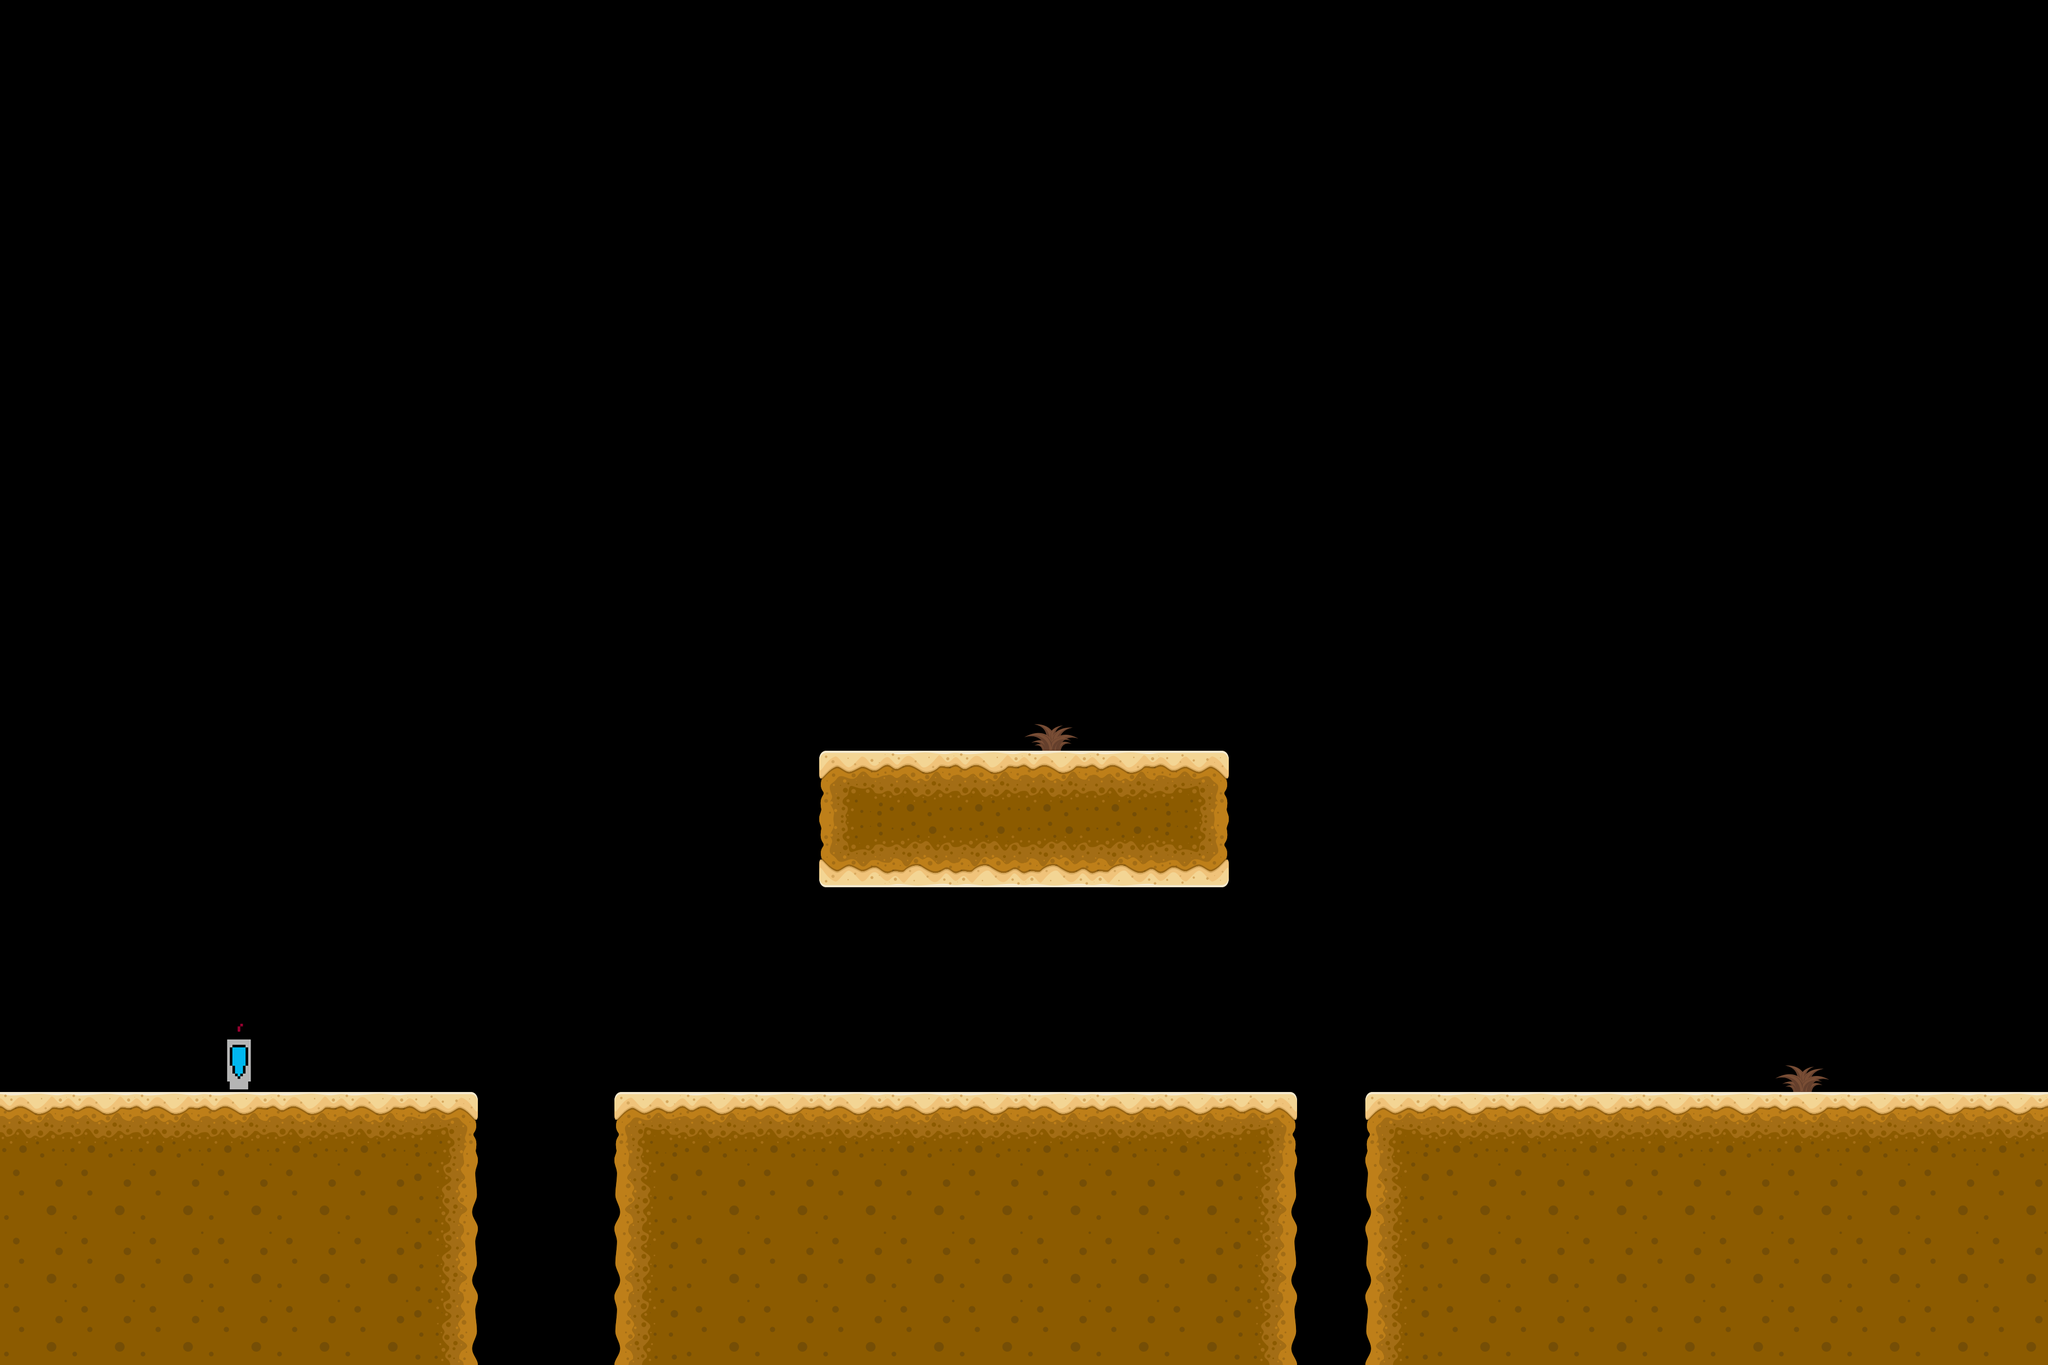

This game map was drawn from its Tiled (.tmx) file and the tilesets committed beside it. A one-line description and the full map source follow:
An orthogonal 30x20 tile map with 128x128 px tiles, 2 tile layers (Sol, Objets), 13 tilesets and 1 object.

<map version="1.10" tiledversion="1.10.2" orientation="orthogonal" renderorder="right-down" width="30" height="20" tilewidth="128" tileheight="128" infinite="0" nextlayerid="4" nextobjectid="4">
 <tileset firstgid="1" name="1" tilewidth="128" tileheight="128" tilecount="1" columns="1">
  <image source="png/Tile/1.png" width="128" height="128" />
 </tileset>
 <tileset firstgid="2" name="2 R" tilewidth="128" tileheight="128" tilecount="1" columns="1">
  <image source="png/Tile/2 R.png" width="128" height="128" />
 </tileset>
 <tileset firstgid="3" name="2" tilewidth="128" tileheight="128" tilecount="1" columns="1">
  <image source="png/Tile/2.png" width="128" height="128" />
 </tileset>
 <tileset firstgid="4" name="3" tilewidth="128" tileheight="128" tilecount="1" columns="1">
  <image source="png/Tile/3.png" width="128" height="128" />
 </tileset>
 <tileset firstgid="5" name="4" tilewidth="128" tileheight="128" tilecount="1" columns="1">
  <image source="png/Tile/4.png" width="128" height="128" />
 </tileset>
 <tileset firstgid="6" name="5" tilewidth="128" tileheight="128" tilecount="1" columns="1">
  <image source="png/Tile/5.png" width="128" height="128" />
 </tileset>
 <tileset firstgid="7" name="6" tilewidth="128" tileheight="128" tilecount="1" columns="1">
  <image source="png/Tile/6.png" width="128" height="128" />
 </tileset>
 <tileset firstgid="8" name="3R" tilewidth="128" tileheight="128" tilecount="1" columns="1">
  <image source="png/Tile/3R.png" width="128" height="128" />
 </tileset>
 <tileset firstgid="9" name="1R" tilewidth="128" tileheight="128" tilecount="1" columns="1">
  <image source="png/Tile/1R.png" width="128" height="128" />
 </tileset>
 <tileset firstgid="10" name="Grass (1)" tilewidth="102" tileheight="50" tilecount="1" columns="1">
  <image source="png/Objects/Grass (1).png" width="102" height="50" />
 </tileset>
 <tileset firstgid="11" name="BG" tilewidth="128" tileheight="128" tilecount="70" columns="10">
  <image source="png/BG.png" width="1280" height="960" />
 </tileset>
 <tileset firstgid="81" name="BG" tilewidth="1280" tileheight="960" tilecount="1" columns="1">
  <image source="png/BG.png" width="1280" height="960" />
 </tileset>
 <tileset firstgid="82" name="pixil-frame-0_1" tilewidth="128" tileheight="128" tilecount="1" columns="1">
  <image source="Rpng/pixil-frame-0_1.png" width="128" height="128" />
 </tileset>
 <objectgroup id="3" name="Fond">
  <object id="3" gid="81" x="0" y="2560" width="3840" height="2560" />
 </objectgroup>
 <layer id="1" name="Sol" width="30" height="20">
  <data encoding="csv">
0,0,0,0,0,0,0,0,0,0,0,0,0,0,0,0,0,0,0,0,0,0,0,0,0,0,0,0,0,0,
0,0,0,0,0,0,0,0,0,0,0,0,0,0,0,0,0,0,0,0,0,0,0,0,0,0,0,0,0,0,
0,0,0,0,0,0,0,0,0,0,0,0,0,0,0,0,0,0,0,0,0,0,0,0,0,0,0,0,0,0,
0,0,0,0,0,0,0,0,0,0,0,0,0,0,0,0,0,0,0,0,0,0,0,0,0,0,0,0,0,0,
0,0,0,0,0,0,0,0,0,0,0,0,0,0,0,0,0,0,0,0,0,0,0,0,0,0,0,0,0,0,
0,0,0,0,0,0,0,0,0,0,0,0,0,0,0,0,0,0,0,0,0,0,0,0,0,0,0,0,0,0,
0,0,0,0,0,0,0,0,0,0,0,0,0,0,0,0,0,0,0,0,0,0,0,0,0,0,0,0,0,0,
0,0,0,0,0,0,0,0,0,0,0,0,0,0,0,0,0,0,0,0,0,0,0,0,0,0,0,0,0,0,
0,0,0,0,0,0,0,0,0,0,0,0,0,0,0,0,0,0,0,0,0,0,0,0,0,0,0,0,0,0,
0,0,0,0,0,0,0,0,0,0,0,0,0,0,0,0,0,0,0,0,0,0,0,0,0,0,0,0,0,0,
0,0,0,0,0,0,0,0,0,0,0,0,0,0,0,0,0,0,0,0,0,0,0,0,0,0,0,0,0,0,
0,0,0,0,0,0,0,0,0,0,0,0,1,3,3,3,3,4,0,0,0,0,0,0,0,0,0,0,0,0,
0,0,0,0,0,0,0,0,0,0,0,0,9,2,2,2,2,8,0,0,0,0,0,0,0,0,0,0,0,0,
0,0,0,0,0,0,0,0,0,0,0,0,0,0,0,0,0,0,0,0,0,0,0,0,0,0,0,0,0,0,
0,0,0,0,0,0,0,0,0,0,0,0,0,0,0,0,0,0,0,0,0,0,0,0,0,0,0,0,0,0,
0,0,0,0,0,0,0,0,0,0,0,0,0,0,0,0,0,0,0,0,0,0,0,0,0,0,0,0,0,0,
3,3,3,3,3,3,4,0,0,1,3,3,3,3,3,3,3,3,4,0,1,3,3,3,3,3,3,3,3,3,
6,6,6,6,6,6,7,0,0,5,6,6,6,6,6,6,6,6,7,0,5,6,6,6,6,6,6,6,6,6,
6,6,6,6,6,6,7,0,0,5,6,6,6,6,6,6,6,6,7,0,5,6,6,6,6,6,6,6,6,6,
6,6,6,6,6,6,7,0,0,5,6,6,6,6,6,6,6,6,7,0,5,6,6,6,6,6,6,6,6,6
</data>
 </layer>
 <layer id="2" name="Objets" width="30" height="20">
  <data encoding="csv">
0,0,0,0,0,0,0,0,0,0,0,0,0,0,0,0,0,0,0,0,0,0,0,0,0,0,0,0,0,0,
0,0,0,0,0,0,0,0,0,0,0,0,0,0,0,0,0,0,0,0,0,0,0,0,0,0,0,0,0,0,
0,0,0,0,0,0,0,0,0,0,0,0,0,0,0,0,0,0,0,0,0,0,0,0,0,0,0,0,0,0,
0,0,0,0,0,0,0,0,0,0,0,0,0,0,0,0,0,0,0,0,0,0,0,0,0,0,0,0,0,0,
0,0,0,0,0,0,0,0,0,0,0,0,0,0,0,0,0,0,0,0,0,0,0,0,0,0,0,0,0,0,
0,0,0,0,0,0,0,0,0,0,0,0,0,0,0,0,0,0,0,0,0,0,0,0,0,0,0,0,0,0,
0,0,0,0,0,0,0,0,0,0,0,0,0,0,0,0,0,0,0,0,0,0,0,0,0,0,0,0,0,0,
0,0,0,0,0,0,0,0,0,0,0,0,0,0,0,0,0,0,0,0,0,0,0,0,0,0,0,0,0,0,
0,0,0,0,0,0,0,0,0,0,0,0,0,0,0,0,0,0,0,0,0,0,0,0,0,0,0,0,0,0,
0,0,0,0,0,0,0,0,0,0,0,0,0,0,0,0,0,0,0,0,0,0,0,0,0,0,0,0,0,0,
0,0,0,0,0,0,0,0,0,0,0,0,0,0,0,10,0,0,0,0,0,0,0,0,0,0,0,0,0,0,
0,0,0,0,0,0,0,0,0,0,0,0,0,0,0,0,0,0,0,0,0,0,0,0,0,0,0,0,0,0,
0,0,0,0,0,0,0,0,0,0,0,0,0,0,0,0,0,0,0,0,0,0,0,0,0,0,0,0,0,0,
0,0,0,0,0,0,0,0,0,0,0,0,0,0,0,0,0,0,0,0,0,0,0,0,0,0,0,0,0,0,
0,0,0,0,0,0,0,0,0,0,0,0,0,0,0,0,0,0,0,0,0,0,0,0,0,0,0,0,0,0,
0,0,0,82,0,0,0,0,0,0,0,0,0,0,0,0,0,0,0,0,0,0,0,0,0,0,10,0,0,0,
0,0,0,0,0,0,0,0,0,0,0,0,0,0,0,0,0,0,0,0,0,0,0,0,0,0,0,0,0,0,
0,0,0,0,0,0,0,0,0,0,0,0,0,0,0,0,0,0,0,0,0,0,0,0,0,0,0,0,0,0,
0,0,0,0,0,0,0,0,0,0,0,0,0,0,0,0,0,0,0,0,0,0,0,0,0,0,0,0,0,0,
0,0,0,0,0,0,0,0,0,0,0,0,0,0,0,0,0,0,0,0,0,0,0,0,0,0,0,0,0,0
</data>
 </layer>
</map>
